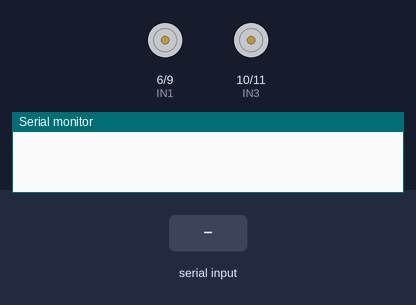
The sketch below on a simulated Arduino Uno, built with avr-gcc and run on an emulated ATmega328P. Parts: motor-driver pin pairs drawn as motors (green arrow = first pin HIGH = forward, orange = second pin HIGH = backward, longer = more drive, scaled by the enable pin), the last lines printed to the serial monitor. The test bench sets the inputs (shaded band).

Above: at 1.2 s.
1.3 s: "a" received over Serial
At 2.5 s:
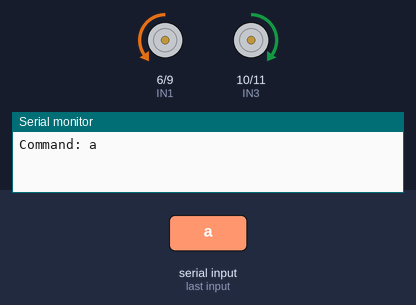
2.8 s: "b" received over Serial
At 3.8 s:
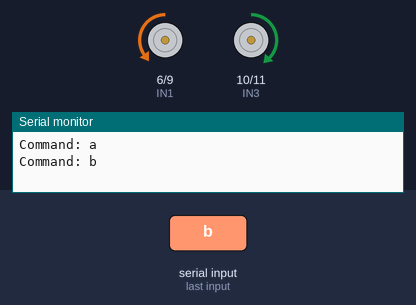
4.3 s: "c" received over Serial
At 5.0 s:
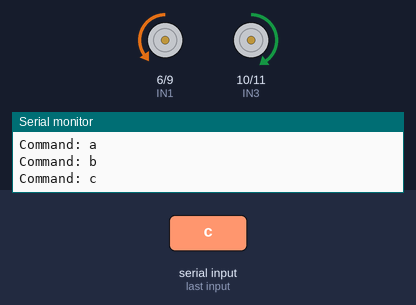
5.8 s: "d" received over Serial
At 6.1 s:
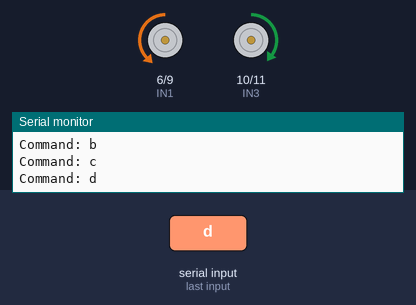
Timing chart, 0 to 8.3 s (numbered marks = the images above; inputs shaded):
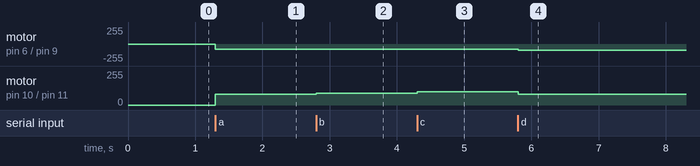

The sketch:

robot_control.ino
```cpp
//**********6 Channels L298N Motor Driver**********//
#define ENA A0
#define ENB A1
#define IN1 6
#define IN2 9
#define IN3 10
#define IN4 11

int speed = 180;
int set_speed = 80;
int s = 10;
char command;

//---------------------------FUNCTIONS---------------------------//
void forward()
{
  analogWrite(IN1, 0);
	analogWrite(IN2, set_speed);
  analogWrite(IN3, set_speed);
	analogWrite(IN4, 0);
}

void backward()
{
  analogWrite(IN1, set_speed);
	analogWrite(IN2, 0);
  analogWrite(IN3, 0);
	analogWrite(IN4, set_speed);
}

void right()
{
  analogWrite(IN1, 0);
	analogWrite(IN2, set_speed);
  analogWrite(IN3, 0);
	analogWrite(IN4, set_speed);
}

void left()
{
  analogWrite(IN1, set_speed);
	analogWrite(IN2, 0);
  analogWrite(IN3, set_speed);
	analogWrite(IN4, 0);
}

void stop()
{
  analogWrite(IN1, 0);
	analogWrite(IN2, 0);
  analogWrite(IN3, 0);
	analogWrite(IN4, 0);
}

void setup() {
  Serial.begin(9600);

	pinMode(ENA, OUTPUT);
	pinMode(ENB, OUTPUT);
  pinMode(IN1, OUTPUT);
	pinMode(IN2, OUTPUT);
  pinMode(IN3, OUTPUT);
	pinMode(IN4, OUTPUT);

  // Turn off motors - Initial state
  analogWrite(IN1, 0);
	analogWrite(IN2, 0);
  analogWrite(IN3, 0);
	analogWrite(IN4, 0);

  //-----Connect to Raspberry Pi-----//
  // while (!Serial);
  // Serial.println("Opencv Lane Detect Autonomous Robot")
}

void loop() {
  // put your main code here, to run repeatedly:
  if (Serial.available() > 0)
  {
    analogWrite(ENA, speed);
    analogWrite(ENB, speed);
    command = Serial.read();
    Serial.print("Command: ");
    Serial.println(command);
    switch(command)
    {
      case 'a':
        forward();
        // delay(10);
        // stop();
        break;
      case 'b':
        analogWrite(IN1, 0);
        analogWrite(IN2, set_speed);
        analogWrite(IN3, set_speed + s);
        analogWrite(IN4, 0);
        break;
      case 'c':
        analogWrite(IN1, 0);
        analogWrite(IN2, set_speed);
        analogWrite(IN3, set_speed + s*2);
        analogWrite(IN4, 0);
        break;
      case 'd':
        analogWrite(IN1, 0);
        analogWrite(IN2, set_speed + s);
        analogWrite(IN3, set_speed);
        analogWrite(IN4, 0);
        break;
      case 'e':
        analogWrite(IN1, 0);
        analogWrite(IN2, set_speed + s*2);
        analogWrite(IN3, set_speed);
        analogWrite(IN4, 0);
        break;
      case 'f':
        analogWrite(IN1, 0);
        analogWrite(IN2, set_speed);
        analogWrite(IN3, set_speed + s*3);
        analogWrite(IN4, 0);
        break;
      case 'g':
        analogWrite(IN1, 0);
        analogWrite(IN2, set_speed + s*3);
        analogWrite(IN3, set_speed);
        analogWrite(IN4, 0);
        break;
    }
  }
}
```

Measured:
- after the input at 1.3 s, motor on pin 6 (IN1) / pin 9 (IN2): stopped → backward 80/255 at once; motor on pin 10 (IN3) / pin 11 (IN4): stopped → forward 80/255 at once
- after the input at 2.8 s, motor on pin 10 (IN3) / pin 11 (IN4): forward 80/255 → forward 90/255 at once
- after the input at 4.3 s, motor on pin 10 (IN3) / pin 11 (IN4): forward 90/255 → forward 100/255 at once
- after the input at 5.8 s, motor on pin 6 (IN1) / pin 9 (IN2): backward 80/255 → backward 90/255 at once; motor on pin 10 (IN3) / pin 11 (IN4): forward 100/255 → forward 80/255 at once
